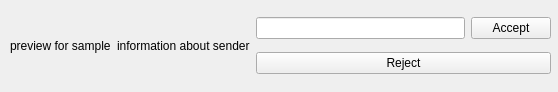
<?xml version="1.0" encoding="UTF-8"?>
<ui version="4.0">
 <class>AccessRequest</class>
 <widget class="QWidget" name="AccessRequest">
  <property name="geometry">
   <rect>
    <x>0</x>
    <y>0</y>
    <width>558</width>
    <height>92</height>
   </rect>
  </property>
  <property name="windowTitle">
   <string>Form</string>
  </property>
  <widget class="QWidget" name="layoutWidget">
   <property name="geometry">
    <rect>
     <x>10</x>
     <y>10</y>
     <width>541</width>
     <height>71</height>
    </rect>
   </property>
   <layout class="QHBoxLayout" name="horizontalLayout">
    <item>
     <widget class="QLabel" name="label_preview">
      <property name="text">
       <string>preview for sample</string>
      </property>
     </widget>
    </item>
    <item>
     <widget class="QLabel" name="label_info">
      <property name="text">
       <string>information about sender</string>
      </property>
     </widget>
    </item>
    <item>
     <layout class="QVBoxLayout" name="verticalLayout_2">
      <item>
       <layout class="QHBoxLayout" name="horizontalLayout_2">
        <item>
         <widget class="QLineEdit" name="lineEdit_views">
          <property name="maximumSize">
           <size>
            <width>400</width>
            <height>400</height>
           </size>
          </property>
         </widget>
        </item>
        <item>
         <widget class="QPushButton" name="pushButton_giveAccess">
          <property name="text">
           <string>Accept</string>
          </property>
         </widget>
        </item>
       </layout>
      </item>
      <item>
       <widget class="QPushButton" name="pushButton_reject">
        <property name="text">
         <string>Reject</string>
        </property>
       </widget>
      </item>
     </layout>
    </item>
   </layout>
  </widget>
 </widget>
 <resources/>
 <connections/>
</ui>
